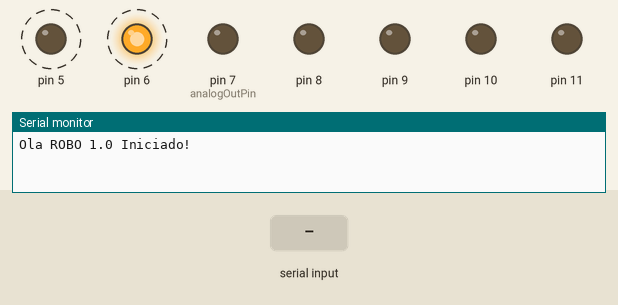
The sketch below on a simulated Arduino Uno, built with avr-gcc and run on an emulated ATmega328P. Shown: output pins drawn as LEDs (lit = HIGH), the last lines printed to the serial monitor. Dashed ring = blinking. The test bench sets the inputs (shaded band).

Above: at 1.1 s.
2.1 s: "w" received over Serial
At 3.4 s:
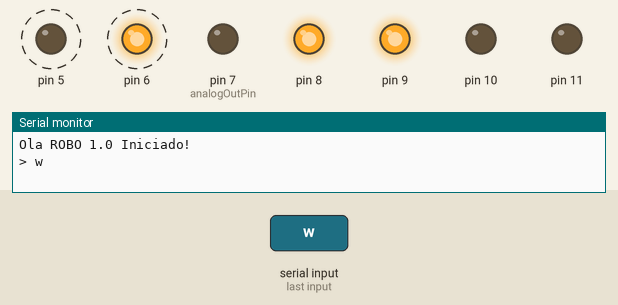
5.1 s: "s" received over Serial
At 6.3 s:
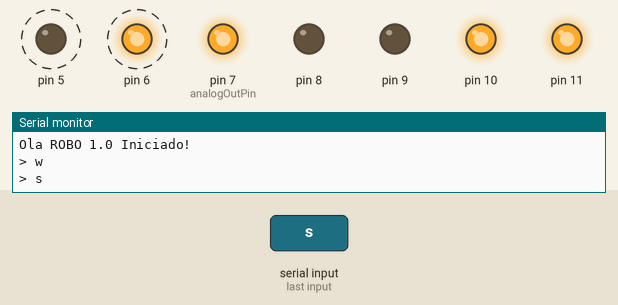
8.1 s: "a" received over Serial
At 9.4 s:
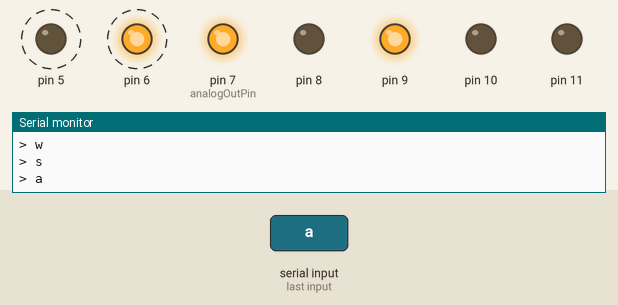
11.1 s: "d" received over Serial
At 12.4 s:
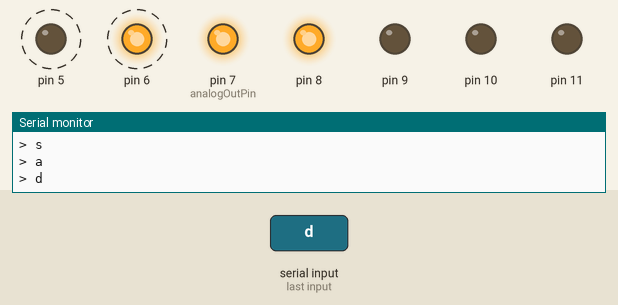
14.1 s: "f" received over Serial
At 16.1 s:
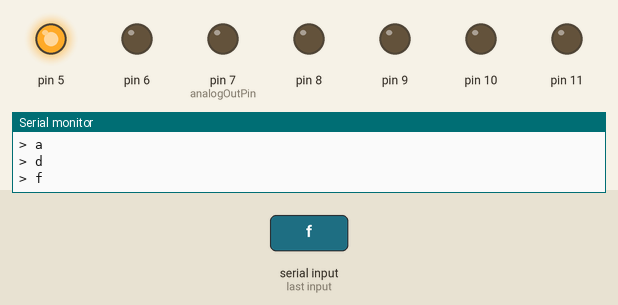
17.1 s: "a" received over Serial
At 17.6 s:
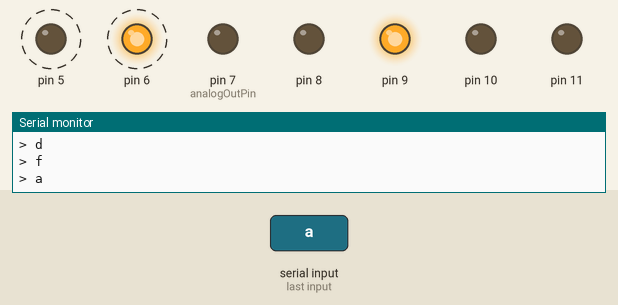
Timing chart, 0 to 21.1 s (numbered marks = the images above; inputs shaded):
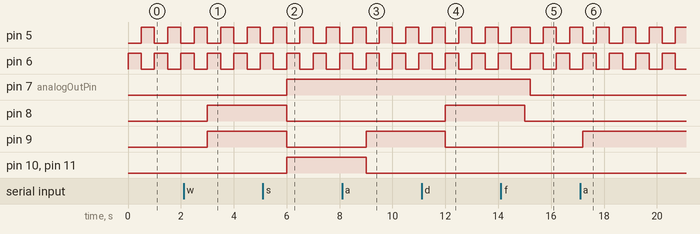

Measured:
- after the input at 2.1 s, pin 8, pin 9: LOW → HIGH after 0.90 s
- after the input at 5.1 s, pin 7 (analogOutPin), pin 10, pin 11: LOW → HIGH after 0.90 s; pin 8, pin 9: HIGH → LOW after 0.90 s
- after the input at 8.1 s, pin 9: LOW → HIGH after 0.90 s; pin 10, pin 11: HIGH → LOW after 0.90 s
- after the input at 11.1 s, pin 8: LOW → HIGH after 0.90 s; pin 9: HIGH → LOW after 0.90 s
- after the input at 14.1 s, pin 7 (analogOutPin): HIGH → LOW after 1.1 s; pin 8: HIGH → LOW after 0.90 s
- after the input at 17.1 s, pin 9: LOW → HIGH after 0.10 s
- by itself, pin 5, pin 6: alternates HIGH for 0.50 s and LOW for 0.50 s

The sketch:

robo_laser.ino
```cpp
const int analogOutPin = 7;

void irFrente(){
  digitalWrite(8, HIGH);
  digitalWrite(9, HIGH);
  digitalWrite(10, LOW);
  digitalWrite(11, LOW);
  digitalWrite(analogOutPin, LOW);
}
void irTras(){
  digitalWrite(8, LOW);
  digitalWrite(9, LOW);
  digitalWrite(10, HIGH);
  digitalWrite(11, HIGH);
  digitalWrite(analogOutPin, HIGH);
}

void irDireita(){
  digitalWrite(8, HIGH);
  digitalWrite(9, LOW);
  digitalWrite(10, LOW);
  digitalWrite(11, LOW);
}
void irEsquerda(){
  digitalWrite(8, LOW);
  digitalWrite(9, HIGH);
  digitalWrite(10, LOW);
  digitalWrite(11, LOW);
}

void freio() {
  digitalWrite(8, LOW);
  digitalWrite(9, LOW);
  digitalWrite(10, LOW);
  digitalWrite(11, LOW);
  delay(100);
  digitalWrite(analogOutPin, HIGH);
  delay(100);
  digitalWrite(analogOutPin, !HIGH);


}

void setup() {
  Serial.begin(9600);

  pinMode(5, OUTPUT);
  pinMode(6, OUTPUT);
  pinMode(7, OUTPUT);
  pinMode(8, OUTPUT);
  pinMode(9, OUTPUT);
  pinMode(10, OUTPUT);
  pinMode(11, OUTPUT);

  Serial.println("Ola ROBO 1.0 Iniciado!");
  int freio = freio;
}

void loop() {
  digitalWrite(5, LOW);
  digitalWrite(6, HIGH);
  delay(500);
  digitalWrite(6, LOW);
  digitalWrite(5, HIGH);
  delay(500);


  if(Serial.available() > 0) {
    char caractere = Serial.read();
    Serial.print("> ");
    Serial.println(caractere);

    switch(caractere) {

      case 'w':
        irFrente();
        break;
      case 's':
        irTras();
        break;
      case 'a':
        irEsquerda();
        break;
      case 'd':
        irDireita();
        break;
      case 'f':

        freio();
        break;
      default:
        Serial.print("Erro ");
        Serial.println(caractere);
    }
  }
}
```
